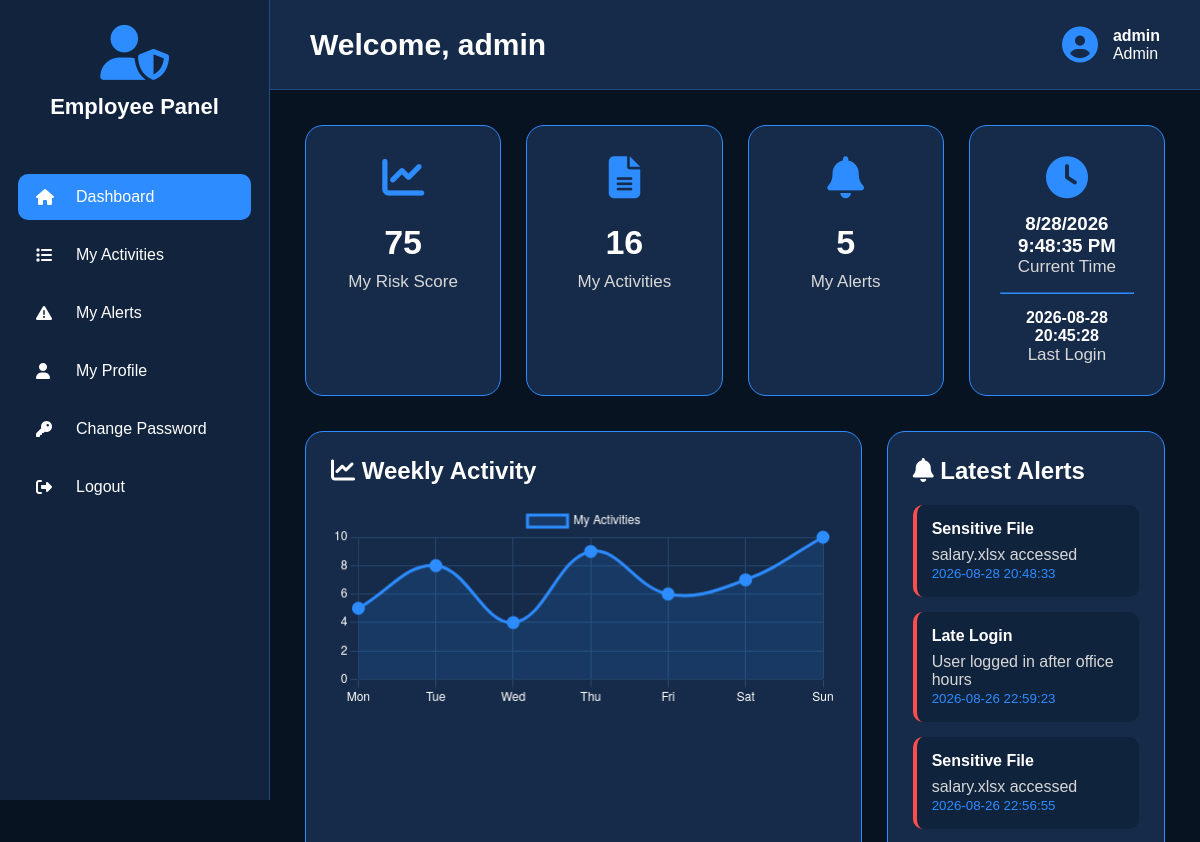
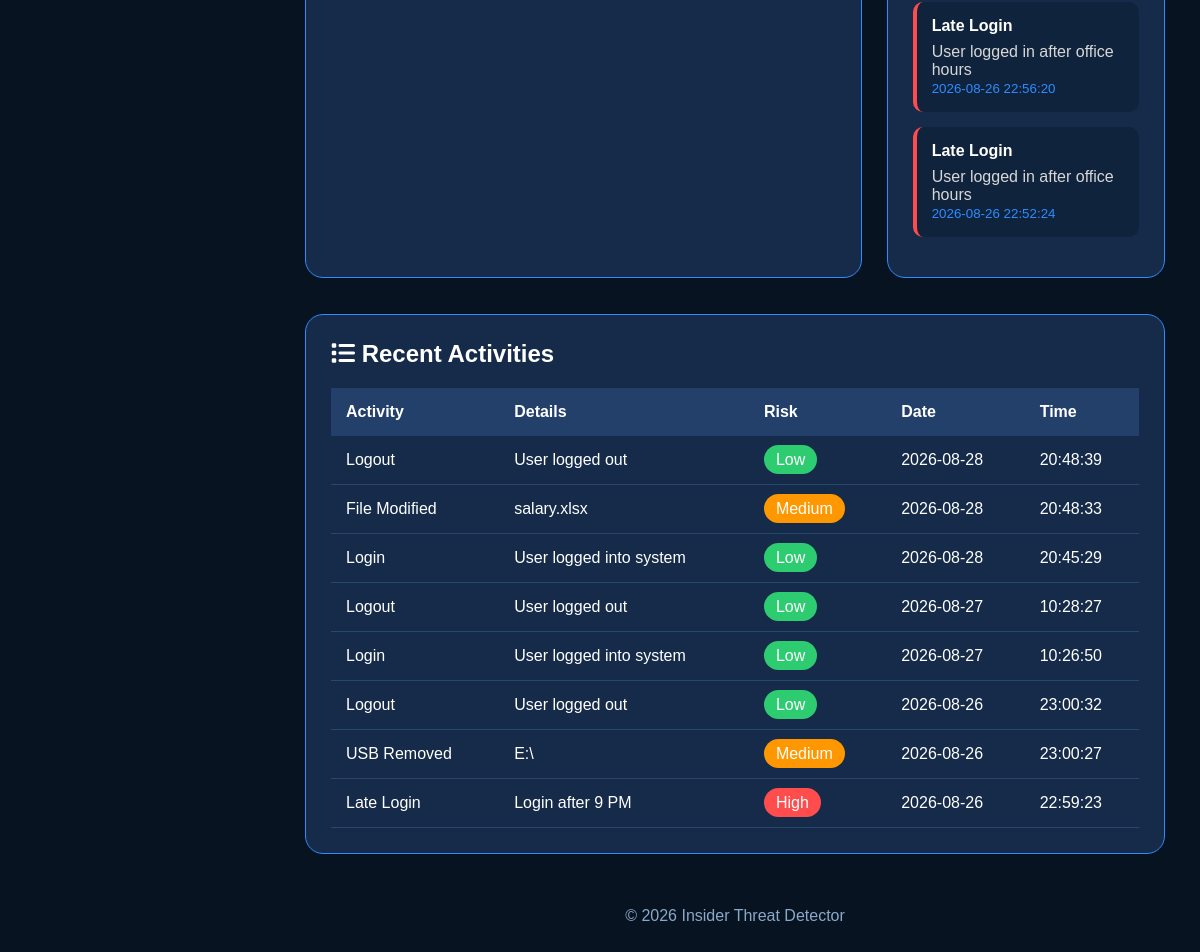
Screenshot of /employee_dashboard (signed in) with the database file from the repository (2 pictures, top to bottom).
### tables this page shows
CREATE TABLE login_logs (
        id INTEGER PRIMARY KEY AUTOINCREMENT,
        username TEXT,
        login_time TEXT,
        logout_time TEXT,
        ip_address TEXT,
        device_name TEXT,
        status TEXT,
        risk TEXT
    );

CREATE TABLE alerts (
        id INTEGER PRIMARY KEY AUTOINCREMENT,
        username TEXT,
        alert_type TEXT,
        description TEXT,
        severity TEXT,
        status TEXT DEFAULT 'Pending',
        date TEXT,
        time TEXT
    );

CREATE TABLE activity_logs (
        id INTEGER PRIMARY KEY AUTOINCREMENT,
        username TEXT,
        activity TEXT,
        details TEXT,
        risk_level TEXT,
        date TEXT,
        time TEXT
    );

### app.py (the view)
@app.route("/employee_dashboard")
def employee_dashboard():
    if not login_required():
        return redirect("/")
    username = session["username"]
    conn = get_db()
    activities = conn.execute(
        "SELECT COUNT(*) FROM activity_logs WHERE username=?", (username,)
    ).fetchone()[0]
    alerts = conn.execute(
        "SELECT COUNT(*) FROM alerts WHERE username=?", (username,)
    ).fetchone()[0]
    risk = conn.execute("""
        SELECT score FROM risk_scores
        WHERE username=? ORDER BY id DESC LIMIT 1
    """, (username,)).fetchone()
    last = conn.execute("""
        SELECT login_time FROM login_logs
        WHERE username=? ORDER BY id DESC LIMIT 1
    """, (username,)).fetchone()
    recent = conn.execute("""
        SELECT * FROM activity_logs
        WHERE username=? ORDER BY id DESC LIMIT 8
    """, (username,)).fetchall()
    alerts_list = conn.execute("""
        SELECT * FROM alerts
        WHERE username=? ORDER BY id DESC LIMIT 5
    """, (username,)).fetchall()
    conn.close()
    return page(
        "employee_dashboard.html",
        activities=activities,
        alerts=alerts,
        risk_score=risk["score"] if risk else 0,
        last_login=last["login_time"] if last else "No Login",
        recent=recent,
        alerts_list=alerts_list
    )

### app.py (called while the page is built)
def login_required():
    return "username" in session

def page(name, **data):
    data["username"] = session.get("username")
    data["role"] = session.get("role")
    return render_template(name, **data)

### database.py (called while the page is built)
def get_db():
    conn = sqlite3.connect(DATABASE)
    conn.row_factory = sqlite3.Row
    return conn

### templates/employee_dashboard.html (shortened to what this page needs)
<!DOCTYPE html>
<html lang="en">
<head>
<link rel="stylesheet"
href="https://cdnjs.cloudflare.com/ajax/libs/font-awesome/6.5.2/css/all.min.css">
</head>
<body>
<div class="sidebar">
<div class="logo">
<i class="fa-solid fa-user-shield"></i>
<h2>Employee Panel</h2>
</div>
<ul>
<li>
<a href="/employee_dashboard" class="active">
<i class="fa-solid fa-house"></i>
<span>Dashboard</span>
</a>
</li>
<li>
<a href="/employee_activity">
<i class="fa-solid fa-list"></i>
<span>My Activities</span>
</a>
</li>
<li>
<a href="/employee_alerts">
<i class="fa-solid fa-triangle-exclamation"></i>
<span>My Alerts</span>
</a>
</li>
<li>
<a href="/employee_profile">
<i class="fa-solid fa-user"></i>
<span>My Profile</span>
</a>
</li>
<li>
<a href="/change_password">
<i class="fa-solid fa-key"></i>
<span>Change Password</span>
</a>
</li>
<li>
<a href="/logout">
<i class="fa-solid fa-right-from-bracket"></i>
<span>Logout</span>
</a>
</li>
</ul>
</div>
<div class="main">
<div class="header">
<h1>
Welcome,
{{username}}
</h1>
<div class="profile">
<i class="fa-solid fa-circle-user"></i>
<div>
<b>{{username}}</b><br>
{{role}}
</div>
</div>
</div>
<div class="content">
<div class="cards">
<div class="card">
<i class="fa-solid fa-chart-line"></i>
<h2>{{risk_score}}</h2>
<p>My Risk Score</p>
</div>
<div class="card">
<i class="fa-solid fa-file-lines"></i>
<h2>{{activities}}</h2>
<p>My Activities</p>
</div>
<div class="card">
<i class="fa-solid fa-bell"></i>
<h2>{{alerts}}</h2>
<p>My Alerts</p>
</div>
<div class="card">
<i class="fa-solid fa-clock"></i>
<h3 id="clock"></h3>
<p>Current Time</p>
<hr style="margin:15px 0;border-color:#2d8cff;">
<h4>{{last_login}}</h4>
<p>Last Login</p>
</div>
</div>
<div style="display:grid;grid-template-columns:2fr 1fr;gap:25px;">
<div style="background:#162b49;border:1px solid #2d8cff;border-radius:18px;padding:25px;">
<h2 style="margin-bottom:20px;">
<i class="fa-solid fa-chart-line"></i>
Weekly Activity
</h2>
<canvas id="activityChart" height="120"></canvas>
</div>
<div style="background:#162b49;border:1px solid #2d8cff;border-radius:18px;padding:25px;">
<h2 style="margin-bottom:20px;">
<i class="fa-solid fa-bell"></i>
Latest Alerts
</h2>
{% if alerts_list %}
{% for alert in alerts_list %}
<div style="background:#10233c;padding:15px;border-left:4px solid #ff4d4d;border-radius:10px;margin-bottom:15px;">
<h4>{{alert.alert_type}}</h4>
<p style="margin-top:8px;color:#d7d7d7;">
{{alert.description}}
</p>
<small style="color:#2d8cff;">
{{alert.date}} {{alert.time}}
</small>
</div>
{% endfor %}
{% else %}
<div style="text-align:center;padding:30px;color:#999;">
<i class="fa-solid fa-circle-check"
style="font-size:50px;color:#2ecc71;margin-bottom:15px;"></i>
<p>No Alerts Found</p>
</div>
{% endif %}
</div>
</div>
<br><br>
<div style="background:#162b49;border:1px solid #2d8cff;border-radius:18px;padding:25px;">
<h2 style="margin-bottom:20px;">
<i class="fa-solid fa-list"></i>
Recent Activities
</h2>
<div style="overflow-x:auto;">
<table id="activityTable"
style="width:100%;border-collapse:collapse;">
<thead>
<tr style="background:#23406b;">
<th style="padding:15px;text-align:left;">Activity</th>
<th style="padding:15px;text-align:left;">Details</th>
<th style="padding:15px;text-align:left;">Risk</th>
<th style="padding:15px;text-align:left;">Date</th>
<th style="padding:15px;text-align:left;">Time</th>
</tr>
</thead>
<tbody>
{% for activity in recent %}
<tr style="border-bottom:1px solid #27486d;">
<td style="padding:15px;">
{{activity.activity}}
</td>
<td style="padding:15px;">
{{activity.details}}
</td>
<td style="padding:15px;">
{% if activity.risk_level=="High" %}
<span style="background:#ff4d4d;padding:6px 12px;border-radius:20px;">
High
</span>
{% elif activity.risk_level=="Medium" %}
<span style="background:#ff9800;padding:6px 12px;border-radius:20px;">
Medium
</span>
{% else %}
<span style="background:#2ecc71;padding:6px 12px;border-radius:20px;">
Low
</span>
{% endif %}
</td>
<td style="padding:15px;">
{{activity.date}}
</td>
<td style="padding:15px;">
{{activity.time}}
</td>
</tr>
{% endfor %}
</tbody>
</table>
</div>
</div>
<br>
<script>
//==========================
// Weekly Activity Chart
//==========================
const ctx=document.getElementById("activityChart");
new Chart(ctx,{
type:"line",
data:{
labels:["Mon","Tue","Wed","Thu","Fri","Sat","Sun"],
datasets:[{
label:"My Activities",
data:[5,8,4,9,6,7,10],
borderColor:"#2d8cff",
backgroundColor:"rgba(45,140,255,.15)",
fill:true,
tension:.4,
borderWidth:3,
pointRadius:5,
pointBackgroundColor:"#2d8cff"
}]
},
options:{
responsive:true,
plugins:{
legend:{
labels:{
color:"white"
}
}
},
scales:{
x:{
ticks:{
color:"white"
},
grid:{
color:"#27486d"
}
},
y:{
beginAtZero:true,
ticks:{
color:"white"
},
grid:{
color:"#27486d"
}
}
}
}
});
//==========================
// Live Clock
//==========================
function updateClock(){
const now=new Date();
document.getElementById("clock").innerHTML=
now.toLocaleDateString()+"<br>"+
now.toLocaleTimeString();
}
setInterval(updateClock,1000);
updateClock();
//==========================
// Auto Refresh Every 10 Seconds
//==========================
// Uncomment if required
// setInterval(function(){
// location.reload();
// },10000);
</script>
<div style="margin-top:35px;text-align:center;color:#8ca8c8;">
<p>
© 2026 Insider Threat Detector
</p>
</div>
</div>
</body>
</html>

### templates/employee_dashboard.html (style rules this page uses)
* { margin:0; padding:0; box-sizing:border-box; font-family:Arial,Helvetica,sans-serif; }
body { background:#071320; color:white; display:flex; }
.sidebar { position:fixed; left:0; top:0; width:270px; height:100vh; background:#11233d; border-right:1px solid #204a84; }
.logo { padding:25px; text-align:center; }
.logo i { font-size:55px; color:#2d8cff; margin-bottom:10px; }
.logo h2 { font-size:22px; line-height:34px; }
.sidebar ul { list-style:none; margin-top:25px; }
.sidebar ul li { margin:12px 18px; }
.sidebar ul li a { display:flex; align-items:center; gap:15px; padding:14px 18px; color:white; text-decoration:none; border-radius:10px; transition:.3s; }
.sidebar ul li a:hover, .sidebar ul li a.active { background:#2d8cff; }
.sidebar ul li i { width:25px; }
.main { margin-left:270px; width:calc(100% - 270px); }
.header { height:90px; background:#162b49; display:flex; justify-content:space-between; align-items:center; padding:0 40px; border-bottom:1px solid #204a84; }
.header h1 { font-size:30px; }
.profile { display:flex; align-items:center; gap:15px; }
.profile i { font-size:36px; color:#2d8cff; }
.content { padding:35px; }
.cards { display:grid; grid-template-columns:repeat(4,1fr); gap:25px; margin-bottom:35px; }
.card { background:#162b49; border:1px solid #2d8cff; border-radius:18px; padding:30px; text-align:center; transition:.3s; }
.card i { font-size:42px; color:#2d8cff; margin-bottom:15px; }
.card h2 { font-size:34px; margin:10px 0; }
.card p { font-size:17px; color:#d8d8d8; }

### rows the page displays
login_logs: login_time "2026-08-28 20:45:28"
alerts: alert_type "Sensitive File", description "salary.xlsx accessed", date "2026-08-28", time "20:48:33"
alerts: alert_type "Late Login", description "User logged in after office hours", date "2026-08-26", time "22:59:23"
alerts: alert_type "Sensitive File", description "salary.xlsx accessed", date "2026-08-26", time "22:56:55"
alerts: alert_type "Late Login", description "User logged in after office hours", date "2026-08-26", time "22:56:20"
alerts: alert_type "Late Login", description "User logged in after office hours", date "2026-08-26", time "22:52:24"
activity_logs: activity "Logout", details "User logged out", risk_level "Low", date "2026-08-28", time "20:48:39"
activity_logs: activity "File Modified", details "salary.xlsx", risk_level "Medium", date "2026-08-28", time "20:48:33"
activity_logs: activity "Login", details "User logged into system", risk_level "Low", date "2026-08-28", time "20:45:29"
activity_logs: activity "Logout", details "User logged out", risk_level "Low", date "2026-08-27", time "10:28:27"
activity_logs: activity "Login", details "User logged into system", risk_level "Low", date "2026-08-27", time "10:26:50"
activity_logs: activity "Logout", details "User logged out", risk_level "Low", date "2026-08-26", time "23:00:32"
activity_logs: activity "USB Removed", details "E:\\", risk_level "Medium", date "2026-08-26", time "23:00:27"
activity_logs: activity "Late Login", details "Login after 9 PM", risk_level "High", date "2026-08-26", time "22:59:23"

### other values shown
{{ username }} "admin"
{{ role }} "Admin"
{{ risk_score }} "75"
{{ activities }} "16"
{{ alerts }} "5"
